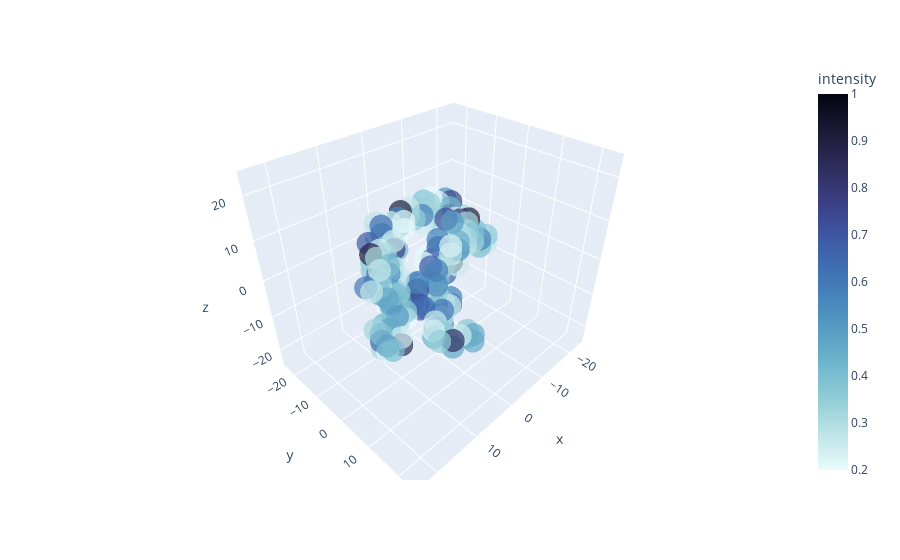

Notebook code for this chart:
### Markdown cell above
The `atoms_from_residues` function gives you the the positions of the atoms in the residues.

### Code cell
plottable = visualizer.plot_field(field_dict['CA'][0][0])
plottable

### Figure 1 — Plotly figure (JSON) as saved in the notebook; plotly's stock layout.template omitted (floating-point values rounded to 4 significant figures; data arrays with more than 128 entries replaced by an {"elided": "..."} marker saying what was removed)
{"data": [{"hoverlabel": {"namelength": 0}, "hovertemplate": "x=%{x}<br>y=%{y}<br>z=%{z}<br>intensity=%{marker.color}", "legendgroup": "", "marker": {"color": {"elided": "207 float values"}, "coloraxis": "coloraxis", "opacity": 0.7, "symbol": "circle"}, "mode": "markers", "name": "", "scene": "scene", "showlegend": false, "type": "scatter3d", "x": {"elided": "207 int values"}, "y": {"elided": "207 int values"}, "z": {"elided": "207 int values"}}], "layout": {"coloraxis": {"colorbar": {"title": {"text": "intensity"}}, "colorscale": [[0, "rgb(234, 252, 253)"], [0.09091, "rgb(192, 229, 232)"], [0.1818, "rgb(149, 207, 216)"], [0.2727, "rgb(114, 184, 205)"], [0.3636, "rgb(89, 159, 196)"], [0.4545, "rgb(72, 134, 187)"], [0.5455, "rgb(62, 109, 178)"], [0.6364, "rgb(62, 83, 160)"], [0.7273, "rgb(58, 60, 125)"], [0.8182, "rgb(44, 42, 87)"], [0.9091, "rgb(25, 25, 51)"], [1, "rgb(3, 5, 18)"]]}, "legend": {"tracegroupgap": 0}, "margin": {"t": 60}, "scene": {"domain": {"x": [0, 1], "y": [0, 1]}, "xaxis": {"range": [-25, 25], "title": {"text": "x"}}, "yaxis": {"range": [-25, 25], "title": {"text": "y"}}, "zaxis": {"range": [-25, 25], "title": {"text": "z"}}}}}
